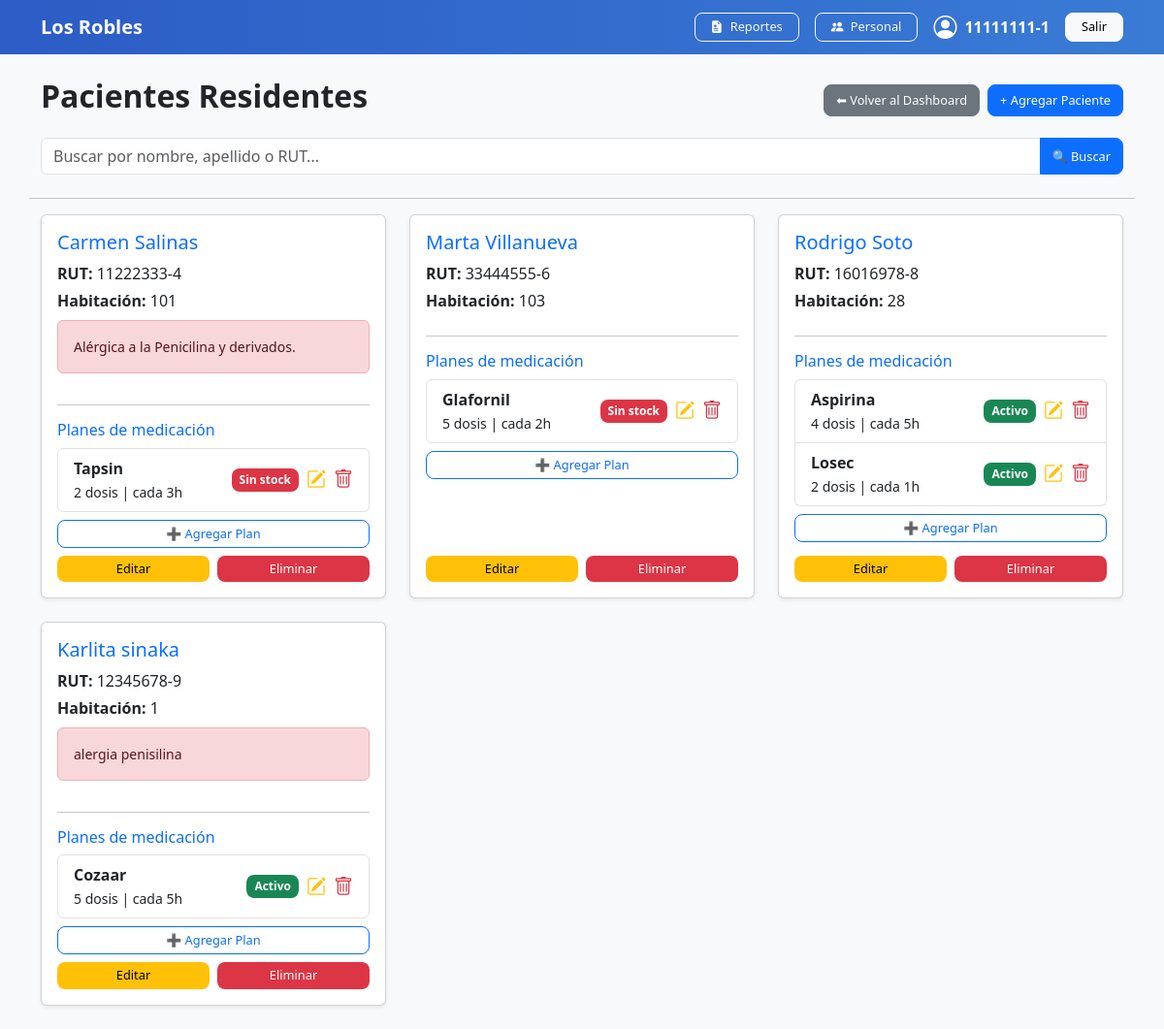
The page /residentes/ (signed in) on the database as committed earlier.
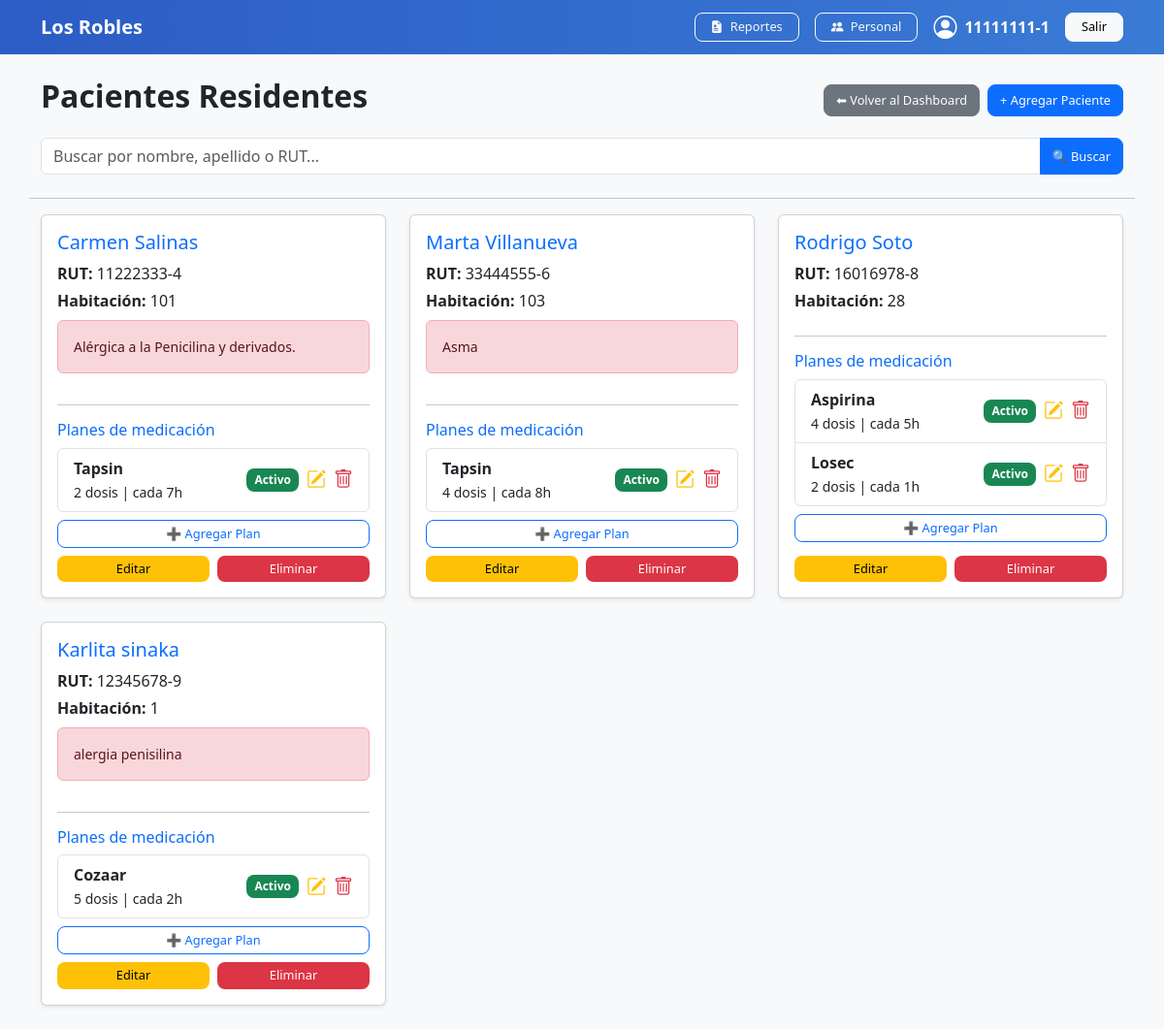
The same page on the database as committed later.
### gestion/models.py (models this page shows, shortened)
class PlanMedicacion(models.Model):
    residente = models.ForeignKey(Residente, on_delete=models.CASCADE)
    medicamento = models.ForeignKey(Medicamento, on_delete=models.CASCADE)
    dosis = models.CharField(max_length=100)
    stock_actual = models.IntegerField(default=0, help_text="Pastillas traídas por la familia")
    frecuencia_horas = models.IntegerField(help_text="Cada cuántas horas se administra")
    hora_inicio = models.TimeField()
    fecha_inicio_plan = models.DateField()
    activo = models.BooleanField(default=True)

class Medicamento(models.Model):
    nombre_comercial = models.CharField(max_length=100)
    nombre_generico = models.CharField(max_length=100)
    miligramos = models.FloatField()
    presentacion = models.CharField(max_length=50, help_text="Ej: Comprimidos, Jarabe")

class Residente(models.Model):
    rut = models.CharField(max_length=12, unique=True)
    nombre = models.CharField(max_length=100)
    apellido = models.CharField(max_length=100)
    habitacion_numero = models.IntegerField()
    alertas_criticas = models.TextField(blank=True, help_text="Alergias o condiciones especiales")
    activo = models.BooleanField(default=True)
    diagnostico_principal = models.CharField(max_length=200, blank=True, default="No especificado")
    contacto_familiar = models.CharField(max_length=200, blank=True, help_text="Nombre y Teléfono")
    condicion_deglucion = models.CharField(max_length=200, blank=True, default="Normal", help_text="Ej: Normal, Molido, Sonda")

### gestion/views.py (the view)
# urls.py: path('residentes/', views.lista_residentes, name='lista_residentes'),
@login_required(login_url='gestion:login')
def lista_residentes(request):
    query = request.GET.get('q')
    residentes = Residente.objects.all()
    if query:
        residentes = residentes.filter(
            Q(nombre__icontains=query) |
            Q(apellido__icontains=query) |
            Q(rut__icontains=query)
        ).distinct()
    residentes = residentes.prefetch_related(
        Prefetch(
            'planmedicacion_set',
            queryset=PlanMedicacion.objects.filter(activo=True)
        )
    )
    return render(request, 'gestion/lista_residentes.html', {
        'lista_de_residentes': residentes,
        'query': query
    })

### gestion/templates/gestion/lista_residentes.html (shortened to what the changed rows need)
{% extends 'gestion/base.html' %}
{% block contenido %}
<link href="https://cdn.jsdelivr.net/npm/bootstrap-icons@1.11.1/font/bootstrap-icons.css" rel="stylesheet">
<div class="row">
    <div class="col-12 mb-3 d-flex justify-content-between align-items-center">
        <h2>Pacientes Residentes</h2>
    </div>
    {% for residente in lista_de_residentes %}
    <div class="col-md-4 mb-4">
        <div class="card shadow-sm h-100">
            <div class="card-body d-flex flex-column">
                <h5 class="card-title text-primary">
                    {{ residente.nombre }} {{ residente.apellido }}
                </h5>
                <p class="mb-1"><strong>RUT:</strong> {{ residente.rut }}</p>
                <p class="mb-2"><strong>Habitación:</strong> {{ residente.habitacion_numero }}</p>
                {% if residente.alertas_criticas %}
                <div class="alert alert-danger small">
                    {{ residente.alertas_criticas }}
                </div>
                {% endif %}
                <hr>
                <h6 class="text-primary">Planes de medicación</h6>
                {% if residente.planmedicacion_set.all %}
                    <ul class="list-group mb-2">
                        {% for plan in residente.planmedicacion_set.all %}
                        <li class="list-group-item d-flex justify-content-between align-items-center">
                            <div>
                                <strong>{{ plan.medicamento.nombre_comercial }}</strong>
                                <br>
                                <small>
                                    {{ plan.dosis }} dosis | cada {{ plan.frecuencia_horas }}h
                                </small>
                            </div>
                            <div class="d-flex align-items-center gap-2">
                                {% if plan.stock_actual == 0 %}
                                    <span class="badge bg-danger">Sin stock</span>
                                {% else %}
                                    <span class="badge bg-success">Activo</span>
                                {% endif %}
                                <a href="{% url 'gestion:editar_plan' plan.id %}"
                                   class="text-warning fs-5">
                                    <i class="bi bi-pencil-square"></i>
                                </a>
                                <a href="{% url 'gestion:eliminar_plan' plan.id %}"
                                   class="text-danger fs-5"
                                   onclick="return confirm('¿Desactivar este plan?')">
                                    <i class="bi bi-trash"></i>
                                </a>
                            </div>
                        </li>
                        {% endfor %}
                    </ul>
                {% else %}
                    <small class="text-muted">Sin planes asignados</small>
                {% endif %}
                <a href="{% url 'gestion:crear_plan' %}?residente={{ residente.id }}"
                   class="btn btn-sm btn-outline-primary w-100 mb-2">
                     ➕ Agregar Plan
                </a>
                <div class="mt-auto d-flex justify-content-between">
                    <a href="{% url 'gestion:editar_residente' residente.id %}"
                       class="btn btn-warning btn-sm w-50 me-1">
                        Editar
                    </a>
                    <a href="{% url 'gestion:eliminar_residente' residente.id %}"
                       class="btn btn-danger btn-sm w-50 ms-1"
                       onclick="return confirm('¿Eliminar este paciente?')">
                        Eliminar
                    </a>
                </div>
            </div>
        </div>
    </div>
    {% empty %}
    <div class="col-12 text-center mt-5">
        <h5 class="text-muted">No hay pacientes registrados</h5>
    </div>
    {% endfor %}
</div>
{% endblock %}

Rows that differ between the two databases and show on the page:
removed PlanMedicacion: medicamento.nombre_comercial "Glafornil", dosis "5", frecuencia_horas "2", stock_actual "Sin stock", shown under Residente "Marta"
changed PlanMedicacion (number 1 of 5 on the later page): frecuencia_horas "3" → "7"; stock_actual "Sin stock" → "Activo"
changed Residente "Marta": alertas_criticas (not shown) → "Asma"
added PlanMedicacion: medicamento.nombre_comercial "Tapsin", dosis "4", frecuencia_horas "8", stock_actual "Activo", shown under Residente "Marta"
changed PlanMedicacion "Cozaar": frecuencia_horas "5" → "2"
